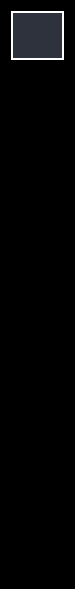
     <widget class="QWidget" name="icon_only_widget" native="true">
      <property name="maximumSize">
       <size>
        <width>75</width>
        <height>16777215</height>
       </size>
      </property>
      <property name="cursor">
       <cursorShape>ArrowCursor</cursorShape>
      </property>
      <property name="styleSheet">
       <string notr="true">/* Collapsed Sidebar */
QWidget{
    background-color: rgb(0, 0, 0);  /* Deep black background */
    width: 20px;  /* Narrow width for collapsed state */
    padding: 5px;
    transition: width 0.3s ease-in-out; /* Smooth expansion on hover */
}

/* Expand sidebar on hover */
/*QWidget:hover {
    width: 80px;  /* Wider width on hover (for icons to appear) */
  /*  background-color: rgb(23, 24, 29);  /* Slightly lighter black on hover */


/* Icon button styles */
QPushButton {
    background-color: transparent;
    border: none;
    color: transparent;  /* Hide icon and text in collapsed state */
    font-size: 24px;  /* Icon size */
    height: 40px;
    width: 40px;
    text-align: center;
    transition: background-color 0.2s ease, color 0.2s ease, padding-left 0.2s ease; /* Smooth transition */
}

/* Hover effect on icons */
QPushButton:hover {
    background-color: rgb(33, 34, 39);  /* Darker background when hovered */
    color: #f39c12;  /* Icon color becomes visible on hover (e.g., golden color) */
    padding-left: 10px;  /* Slight padding animation */
}

/* Active (checked) icon button state */
QPushButton:checked {
    background-color: rgb(45, 85, 120);  /* Muted teal/blue background */
    color: #00e5ff;  /* Cyan color for the active icon */
   /* border: 2px solid #00e5ff;  /* Cyan border for active state */
	border-radius: 5px;
    box-shadow: 0px 4px 10px rgb(0, 229, 255);  /* Cyan glow effect */
}

/* Pressed state effect */
QPushButton:pressed {
    background-color: rgb(35, 75, 110);  /* Darker background on press */
}

/* Ensure icons are centered in the collapsed state */
QPushButton::icon {
    color: transparent;  /* Make icons hidden when collapsed */
}

QPushButton:hover::icon {
    color: #f39c12;  /* Make icons visible when hovered */
}
</string>
      </property>
      <layout class="QVBoxLayout" name="verticalLayout_5">
       <item>
        <layout class="QHBoxLayout" name="horizontalLayout_3">
         <item>
          <widget class="QLabel" name="TuxLogoLabel_icon">
           <property name="minimumSize">
            <size>
             <width>49</width>
             <height>49</height>
            </size>
           </property>
           <property name="maximumSize">
            <size>
             <width>64</width>
             <height>64</height>
            </size>
           </property>
           <property name="styleSheet">
            <string notr="true">
QLabel {
    background-color: rgb(45, 50, 60); /* Light gray-blue or a soft contrast color */
    color: white; /* Ensure text or image within QLabel is visible */
    border-radius: 25px; /* Oval shape, adjust based on label size */
    padding: 5px 5px; /* Adds space around the logo for a framed look */
    border: 2px solid rgb(255, 255, 255); /* Subtle border for separation */
    min-width: 35px; /* Minimum width for the QLabel */
    min-height: 35px; /* Minimum height for the QLabel */
    text-align: center;
}

/* Shadow effect to make it look raised */
QLabel:hover {
    box-shadow: 0px 4px 8px rgba(0, 0, 0, 0.5); /* Soft shadow around the oval */
}
</string>
           </property>
           <property name="text">
            <string/>
           </property>
           <property name="pixmap">
            <pixmap resource="resources.qrc">:/newPrefix/images/1931672ec794e48d7519b20402c8c7d4.png@128h.webp</pixmap>
           </property>
           <property name="scaledContents">
            <bool>true</bool>
           </property>
          </widget>
         </item>
        </layout>
       </item>
       <item>
        <spacer name="verticalSpacer_3">
         <property name="orientation">
          <enum>Qt::Vertical</enum>
         </property>
         <property name="sizeType">
          <enum>QSizePolicy::Fixed</enum>
         </property>
         <property name="sizeHint" stdset="0">
          <size>
           <width>20</width>
           <height>80</height>
          </size>
         </property>
        </spacer>
       </item>
       <item>
        <layout class="QVBoxLayout" name="verticalLayout">
         <property name="spacing">
          <number>25</number>
         </property>
         <item>
          <widget class="QPushButton" name="normal_icon">
           <property name="minimumSize">
            <size>
             <width>40</width>
             <height>40</height>
            </size>
           </property>
           <property name="maximumSize">
            <size>
             <width>40</width>
             <height>40</height>
            </size>
           </property>
           <property name="text">
            <string/>
           </property>
           <property name="icon">
            <iconset resource="resources.qrc">
             <normaloff>:/newPrefix/images/tools.png</normaloff>:/newPrefix/images/tools.png</iconset>
           </property>
           <property name="iconSize">
            <size>
             <width>40</width>
             <height>40</height>
            </size>
           </property>
           <property name="checkable">
            <bool>true</bool>
           </property>
           <property name="autoExclusive">
            <bool>true</bool>
           </property>
          </widget>
         </item>
         <item>
          <spacer name="verticalSpacer_14">
           <property name="orientation">
            <enum>Qt::Vertical</enum>
           </property>
           <property name="sizeType">
            <enum>QSizePolicy::Fixed</enum>
           </property>
           <property name="sizeHint" stdset="0">
            <size>
             <width>20</width>
             <height>40</height>
            </size>
           </property>
          </spacer>
         </item>
         <item>
          <widget class="QPushButton" name="advanced_icon">
           <property name="minimumSize">
            <size>
             <width>0</width>
             <height>40</height>
            </size>
           </property>
           <property name="maximumSize">
            <size>
             <width>40</width>
             <height>40</height>
            </size>
           </property>
           <property name="text">
            <string/>
           </property>
           <property name="icon">
            <iconset resource="resources.qrc">
             <normaloff>:/newPrefix/images/tools(1).png</normaloff>:/newPrefix/images/tools(1).png</iconset>
           </property>
           <property name="iconSize">
            <size>
             <width>40</width>
             <height>40</height>
            </size>
           </property>
           <property name="checkable">
            <bool>true</bool>
           </property>
           <property name="autoExclusive">
            <bool>true</bool>
           </property>
          </widget>
         </item>
        </layout>
       </item>
       <item>
        <spacer name="verticalSpacer_13">
         <property name="orientation">
          <enum>Qt::Vertical</enum>
         </property>
         <property name="sizeType">
          <enum>QSizePolicy::Fixed</enum>
         </property>
         <property name="sizeHint" stdset="0">
          <size>
           <width>20</width>
           <height>20</height>
          </size>
         </property>
        </spacer>
       </item>
       <item>
        <widget class="QPushButton" name="custom_icon">
         <property name="minimumSize">
          <size>
           <width>0</width>
           <height>40</height>
          </size>
         </property>
         <property name="text">
          <string/>
         </property>
         <property name="icon">
          <iconset resource="resources.qrc">
           <normaloff>:/newPrefix/customize.png</normaloff>:/newPrefix/customize.png</iconset>
         </property>
         <property name="iconSize">
          <size>
           <width>32</width>
           <height>32</height>
          </size>
         </property>
         <property name="checkable">
          <bool>true</bool>
         </property>
         <property name="autoExclusive">
          <bool>true</bool>
         </property>
        </widget>
       </item>
       <item>
        <spacer name="verticalSpacer">
         <property name="orientation">
          <enum>Qt::Vertical</enum>
         </property>
         <property name="sizeType">
          <enum>QSizePolicy::Fixed</enum>
         </property>
         <property name="sizeHint" stdset="0">
          <size>
           <width>20</width>
           <height>75</height>
          </size>
         </property>
        </spacer>
       </item>
       <item>
        <layout class="QVBoxLayout" name="verticalLayout_3">
         <property name="spacing">
          <number>15</number>
         </property>
         <item>
          <widget class="QPushButton" name="about_icon">
           <property name="maximumSize">
            <size>
             <width>40</width>
             <height>40</height>
            </size>
           </property>
           <property name="text">
            <string/>
           </property>
           <property name="icon">
            <iconset resource="resources.qrc">
             <normaloff>:/newPrefix/images/info.png</normaloff>:/newPrefix/images/info.png</iconset>
           </property>
           <property name="iconSize">
            <size>
             <width>40</width>
             <height>40</height>
            </size>
           </property>
           <property name="checkable">
            <bool>true</bool>
           </property>
           <property name="autoExclusive">
            <bool>true</bool>
           </property>
          </widget>
         </item>
         <item>
          <spacer name="verticalSpacer_15">
           <property name="orientation">
            <enum>Qt::Vertical</enum>
           </property>
           <property name="sizeType">
            <enum>QSizePolicy::Fixed</enum>
           </property>
           <property name="sizeHint" stdset="0">
            <size>
             <width>20</width>
             <height>30</height>
            </size>
           </property>
          </spacer>
         </item>
         <item>
          <widget class="QPushButton" name="quit_icon">
           <property name="maximumSize">
            <size>
             <width>40</width>
             <height>40</height>
            </size>
           </property>
           <property name="text">
            <string/>
           </property>
           <property name="icon">
            <iconset resource="resources.qrc">
             <normaloff>:/newPrefix/images/log-out.png</normaloff>:/newPrefix/images/log-out.png</iconset>
           </property>
           <property name="iconSize">
            <size>
             <width>40</width>
             <height>40</height>
            </size>
           </property>
           <property name="checkable">
            <bool>true</bool>
           </property>
           <property name="autoExclusive">
            <bool>true</bool>
           </property>
          </widget>
         </item>
        </layout>
       </item>
       <item>
        <spacer name="verticalSpacer_22">
         <property name="orientation">
          <enum>Qt::Vertical</enum>
         </property>
         <property name="sizeType">
          <enum>QSizePolicy::Fixed</enum>
         </property>
         <property name="sizeHint" stdset="0">
          <size>
           <width>20</width>
           <height>5</height>
          </size>
         </property>
        </spacer>
       </item>
      </layout>
     </widget>
